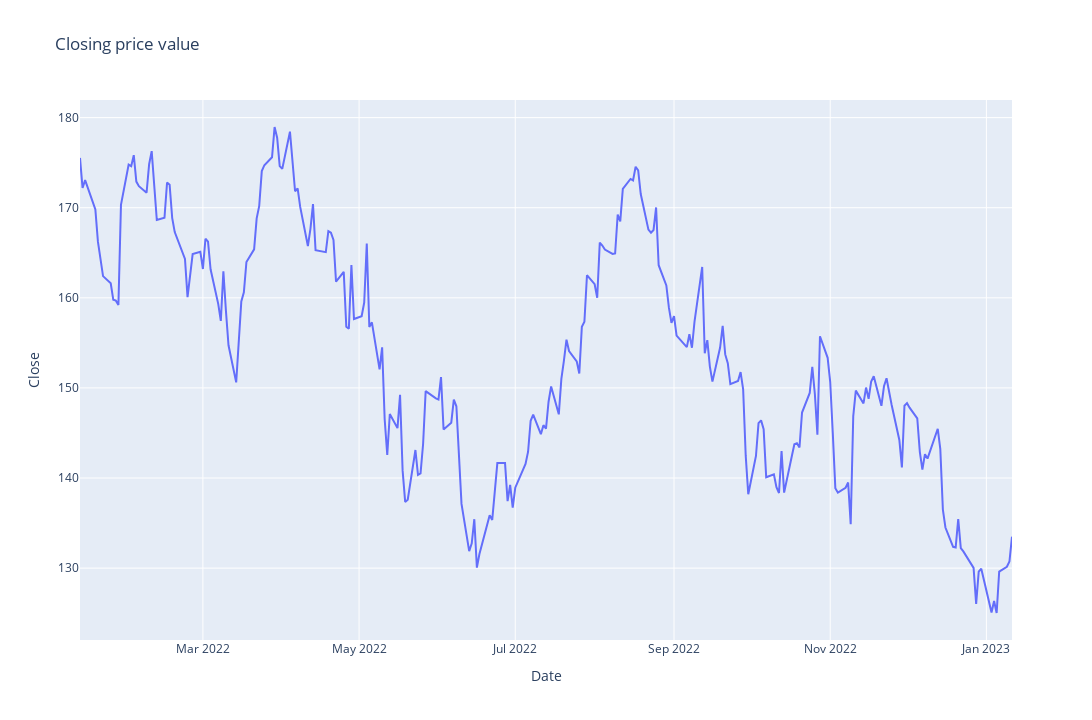

Write notebook code for a chart like this one.
### Code cell
pe.line(y='Close', data_frame=df, title='Closing price value',height=720, width=1280)

### Figure 1 — Plotly figure (JSON) as saved in the notebook; plotly's stock layout.template omitted (floating-point values rounded to 4 significant figures; data arrays with more than 128 entries replaced by an {"elided": "..."} marker saying what was removed)
{"data": [{"hovertemplate": "Date=%{x}<br>Close=%{y}<extra></extra>", "legendgroup": "", "line": {"color": "#636efa", "dash": "solid"}, "marker": {"symbol": "circle"}, "mode": "lines", "name": "", "orientation": "v", "showlegend": false, "type": "scatter", "x": {"elided": "251 str values"}, "xaxis": "x", "y": {"elided": "251 float values"}, "yaxis": "y"}], "layout": {"height": 720, "legend": {"tracegroupgap": 0}, "title": {"text": "Closing price value"}, "width": 1280, "xaxis": {"anchor": "y", "domain": [0, 1], "title": {"text": "Date"}}, "yaxis": {"anchor": "x", "domain": [0, 1], "title": {"text": "Close"}}}}
